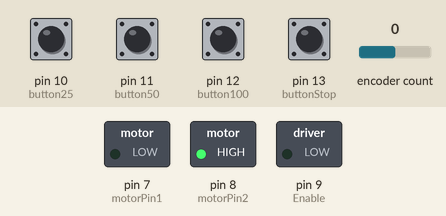
Bench run of a program on a simulated Arduino Uno, built with avr-gcc and run on an emulated ATmega328P. On the bench: switched loads named in the program (green lamp = pin HIGH). Inputs (shaded band) come from the test bench; at power-on: pin 10 (button25), pin 11 (button50), pin 12 (button100), pin 13 (buttonStop) LOW, encoder count 0. What the program prints to the serial monitor is not drawn.

Above: at 1.2 s.
1.3 s: pin 10 (button25) pulled HIGH for 0.15 s
At 3.4 s:
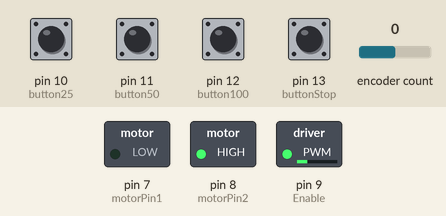
3.8 s: pin 11 (button50) pulled HIGH for 0.15 s
At 5.7 s:
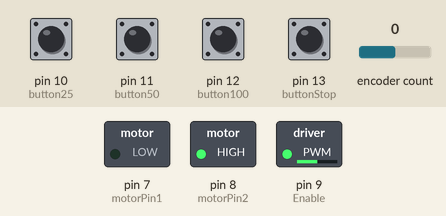
6.3 s: pin 12 (button100) pulled HIGH for 0.15 s
At 8.1 s:
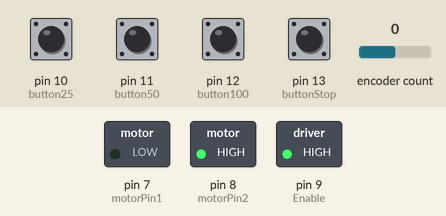
8.8 s: pin 13 (buttonStop) pulled HIGH for 0.15 s
At 10.5 s:
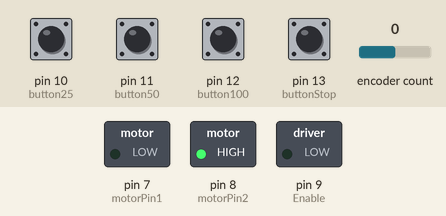
11.9 s: pin 12 (button100) pulled HIGH for 1 s
At 13.7 s:
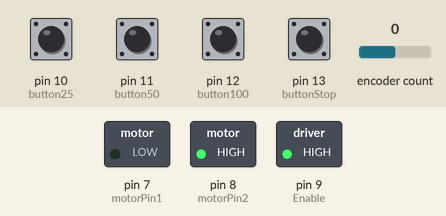
15.9 s: pin 10 (button25) pulled HIGH for 1 s
At 17.8 s:
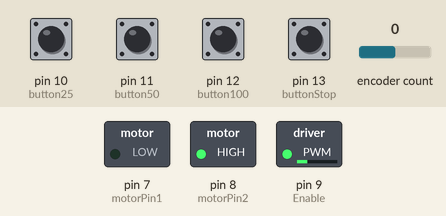
Timing chart, 0 to 19.3 s (numbered marks = the images above; inputs shaded):
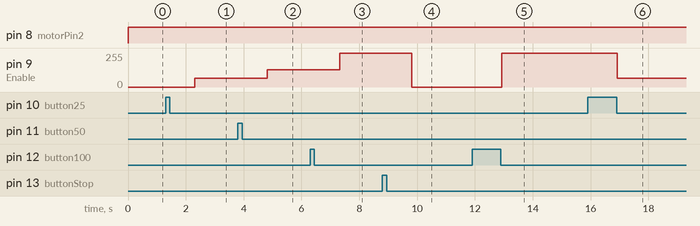

The program:

main.cpp
```cpp
#include <Arduino.h>
#include <Encoder.h>
#define button25 10
#define button50 11
#define button100 12
#define buttonStop 13
// Define constants
const int Enable = 9; // L298N ENA
const int motorPin1 = 7;   // L298N IN1
const int motorPin2 = 8;   // L298N IN2
const int encoderPinA = 3; // Encoder Channel A
const int encoderPinB = 2; // Encoder Channel B

Encoder myEnc(encoderPinA, encoderPinB);

long previousMillis = 0;
long currentMillis = 0;

volatile long currentEnc = 0;
volatile long previousEnc = 0;
volatile long prevPos = 0;
volatile long currentPos = 0;

int rot = 0;
float oldRotSpeed = 0;

 int motorSpeed = 0;


void setup() {
  pinMode(motorPin1, OUTPUT);
  pinMode(motorPin2, OUTPUT);
  pinMode(encoderPinA, INPUT_PULLUP);
  pinMode(encoderPinB, INPUT_PULLUP);
  pinMode(button25, INPUT);
  pinMode(button50, INPUT);
  pinMode(button100, INPUT);
  pinMode(buttonStop, INPUT);
  Serial.begin(9600);
}

float updateEncoder(void){
  currentEnc = myEnc.read();
  const int readPerRev =3393; //encoder read per revolution

  float rotSpeed;
  const int interval = 1000;
  currentMillis = millis();

  if(currentMillis - previousMillis >= interval){
    previousMillis = currentMillis;

    rotSpeed= (float)((currentEnc - previousEnc)*60/(readPerRev));
     previousEnc = currentEnc;
    return rotSpeed;
  }
}
void changeSpeed(){


  if (digitalRead(button25) == HIGH)
  {
    motorSpeed = 64;
    Serial.println("25%");
    delay(1000);
  }
  else if (digitalRead(button50) == HIGH)
  {
    motorSpeed = 128;
    Serial.println("50%");
    delay (1000);
  }

  else if (digitalRead(button100) == HIGH)
  {
    motorSpeed = 255;
    Serial.println("100%");
    delay(1000);
  }
  else if (digitalRead(buttonStop) == HIGH)
  {
    motorSpeed = 0;
    Serial.println("Stop");
    delay(1000);
  }

}

void loop() {


  analogWrite(Enable, motorSpeed);
  digitalWrite(motorPin1, LOW);
  digitalWrite(motorPin2, HIGH);
  float newRotSpeed;
  newRotSpeed = updateEncoder();
  changeSpeed();
  if(newRotSpeed != oldRotSpeed){
    Serial.print("Rotational Speed: ");
    Serial.print(newRotSpeed);
    Serial.println(" RPM");
    oldRotSpeed = newRotSpeed;
  }

  // Serial.print("encoder:");
  // Serial.println(currentEnc);

}
```

Measured:
- after the input at 1.3 s, pin 9 (Enable): 0/255 → 64/255 after 1.0 s
- after the input at 3.8 s, pin 9 (Enable): 64/255 → 128/255 after 1.0 s
- after the input at 6.3 s, pin 9 (Enable): 128/255 → 255/255 after 1.0 s
- after the input at 8.8 s, pin 9 (Enable): 255/255 → 0/255 after 1.0 s
- after the input at 11.9 s, pin 9 (Enable): 0/255 → 255/255 after 1.0 s
- after the input at 15.9 s, pin 9 (Enable): 255/255 → 64/255 after 1.0 s
